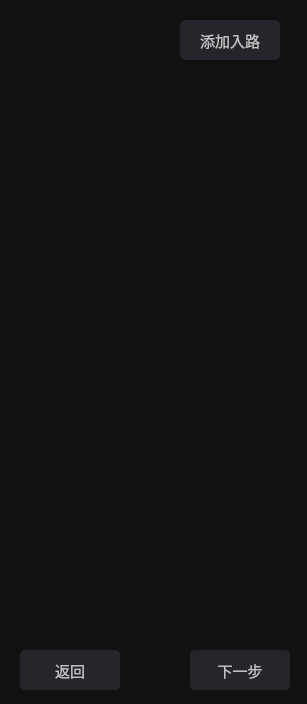
<?xml version="1.0" encoding="UTF-8"?>
<ui version="4.0">
 <class>RoutePlan1Widget</class>
 <widget class="QWidget" name="RoutePlan1Widget">
  <property name="geometry">
   <rect>
    <x>0</x>
    <y>0</y>
    <width>307</width>
    <height>704</height>
   </rect>
  </property>
  <property name="windowTitle">
   <string>Form</string>
  </property>
  <property name="styleSheet">
   <string notr="true">background-color: rgb(17, 17, 18);</string>
  </property>
  <widget class="QPushButton" name="addRouteButton">
   <property name="geometry">
    <rect>
     <x>180</x>
     <y>20</y>
     <width>100</width>
     <height>40</height>
    </rect>
   </property>
   <property name="styleSheet">
    <string notr="true">QPushButton {
background-color: rgb(37, 38, 43);
color: rgb(192, 192, 192);
font-size:15px;
border-radius: 5px;
min-width: 100px;
min-height: 40px;
}
QPushButton:hover{
background-color: rgb(70, 72, 81);
}
QPushButton:pressed {
background-color: rgb(245, 245, 245);
}</string>
   </property>
   <property name="text">
    <string>添加入路</string>
   </property>
  </widget>
  <widget class="QPushButton" name="backButton">
   <property name="geometry">
    <rect>
     <x>20</x>
     <y>650</y>
     <width>100</width>
     <height>40</height>
    </rect>
   </property>
   <property name="styleSheet">
    <string notr="true">QPushButton {
background-color: rgb(37, 38, 43);
color: rgb(192, 192, 192);
font-size:15px;
border-radius: 5px;
min-width: 100px;
min-height: 40px;
}
QPushButton:hover{
background-color: rgb(70, 72, 81);
}
QPushButton:pressed {
background-color: rgb(245, 245, 245);
}</string>
   </property>
   <property name="text">
    <string>返回</string>
   </property>
  </widget>
  <widget class="QPushButton" name="nextButton">
   <property name="geometry">
    <rect>
     <x>190</x>
     <y>650</y>
     <width>100</width>
     <height>40</height>
    </rect>
   </property>
   <property name="styleSheet">
    <string notr="true">QPushButton {
background-color: rgb(37, 38, 43);
color: rgb(192, 192, 192);
font-size:15px;
border-radius: 5px;
min-width: 100px;
min-height: 40px;
}
QPushButton:hover{
background-color: rgb(70, 72, 81);
}
QPushButton:pressed {
background-color: rgb(245, 245, 245);
}</string>
   </property>
   <property name="text">
    <string>下一步</string>
   </property>
  </widget>
 </widget>
 <resources/>
 <connections/>
</ui>
